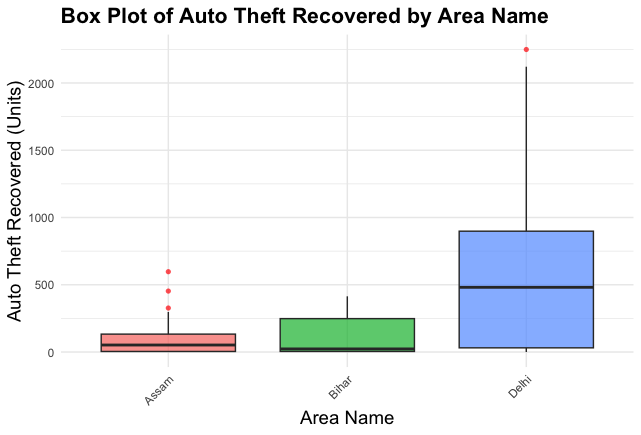

Generate this figure with R:
ggplot(filtered_data, aes(x = Area_Name, y = Auto_Theft_Recovered, fill = Area_Name)) +
  geom_boxplot(outlier.color = "red", outlier.shape = 16, alpha = 0.7) +
  labs(
    title = "Box Plot of Auto Theft Recovered by Area Name",
    x = "Area Name",
    y = "Auto Theft Recovered (Units)"
  ) +
  theme_minimal() +
  theme(
    plot.title = element_text(size = 16, face = "bold"),
    axis.title.x = element_text(size = 14),
    axis.title.y = element_text(size = 14),
    axis.text.x = element_text(angle = 45, hjust = 1),  # Rotate x-axis labels
    legend.position = "none"
  )
